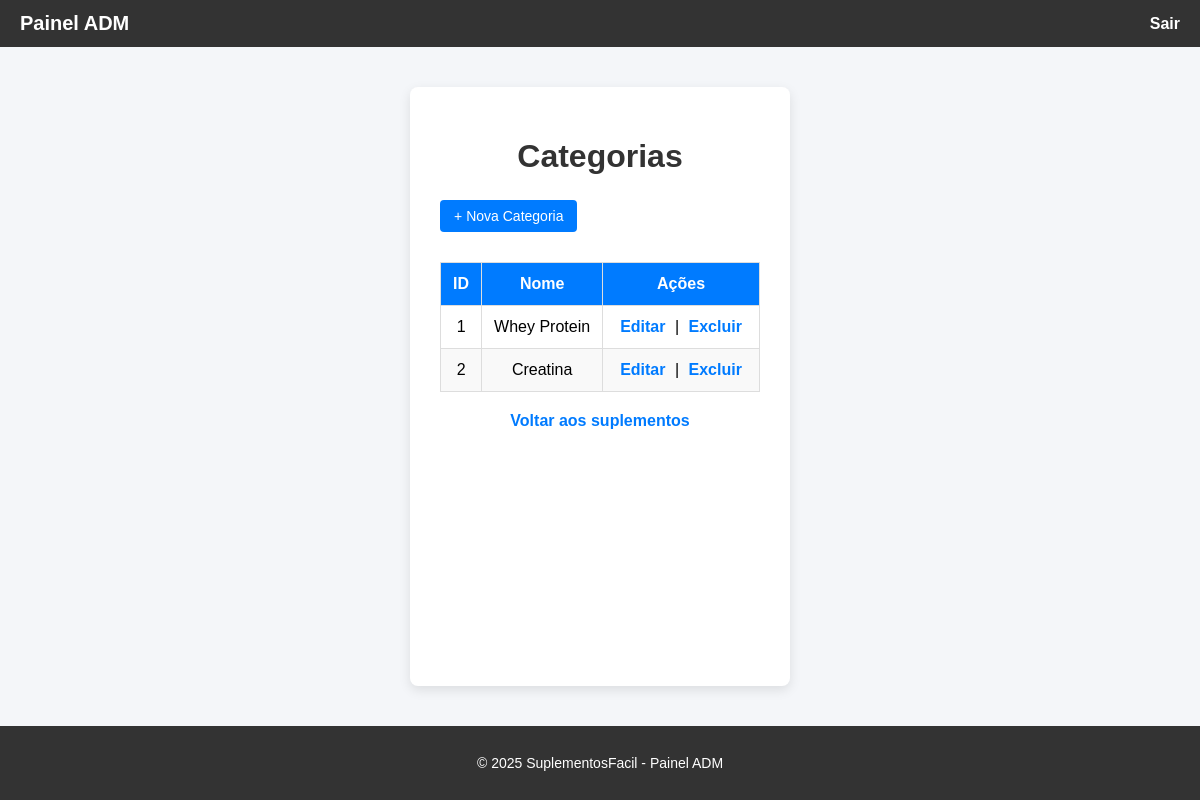
The page /index.php?controller=categoria&action=listar (signed in) on the database its author committed.
### tables this page shows
CREATE TABLE `categoria` (
  `id` int(11) NOT NULL,
  `nome` varchar(100) NOT NULL
);

### app/controllers/CategoriaController.php (called while the page is built, shortened)
<?php
require_once __DIR__ . '/../dao/CategoriaDAO.php';
require_once __DIR__ . '/../models/Categoria.php';
class CategoriaController {
    private $dao;
    public function __construct(){
        $this->dao = new CategoriaDAO();
    }
    public function listar(){
        $lista = $this->dao->listarTodos();
        require __DIR__ . '/../views/categorias/listar.php';
    }
}

### config/banco.php (called while the page is built)
<?php
function getConnection() {
    try {
        $conexao = new PDO("mysql:host=localhost;dbname=suplementosfacil", "root", "");
        $conexao->setAttribute(PDO::ATTR_ERRMODE, PDO::ERRMODE_EXCEPTION);
        return $conexao;
    } catch (PDOException $e) {
        die("Erro: " . $e->getMessage());
    }
}
?>

### app/dao/CategoriaDAO.php (called while the page is built, shortened)
<?php
require_once __DIR__ . '/../../config/banco.php';
require_once __DIR__ . '/../models/Categoria.php';
class CategoriaDAO
{
    private $conexao;
    public function __construct()
    {
        $this->conexao = getConnection();
    }
    public function listarTodos()
    {
        $sql = "SELECT * FROM categoria ORDER BY id ASC";
        $stmt = $this->conexao->query($sql);
        $lista = [];
        while ($row = $stmt->fetch(PDO::FETCH_ASSOC)) {
            $c = new Categoria();
            $c->setId($row['id']);
            $c->setNome($row['nome']);
            $lista[] = $c;
        }
        return $lista;
    }
}

### app/models/Categoria.php (called while the page is built)
<?php
class Categoria
{
    private int $id;
    private string $nome;
    public function getId(){
        return $this->id;
    }
    public function setId(int $id){
        $this->id = $id;
    }
    public function getNome(){
         return $this->nome;
        }
        public function setNome(string $nome){
            $this->nome = $nome;
        }
}
?>

### app/views/categorias/listar.php (the view, shortened to what this page needs)
<!DOCTYPE html>
<html lang="pt-br">
<head>
  <link rel="stylesheet" href="public/css/categoria/listar.css">
</head>
<body>
  <nav class="navbar">
    <div class="logo">Painel ADM</div>
    <div class="logout">
      <a href="index.php?controller=usuario&action=logout">Sair</a>
    </div>
  </nav>
  <div class="container">
    <h1>Categorias</h1>
    <a href="index.php?controller=categoria&action=cadastrarForm" class="new-link">+ Nova Categoria</a>
    <table>
      <thead>
        <tr>
          <th>ID</th>
          <th>Nome</th>
          <th>Ações</th>
        </tr>
      </thead>
      <tbody>
        <?php foreach ($lista as $c): ?>
        <tr>
          <td data-label="ID"><?= htmlspecialchars($c->getId()) ?></td>
          <td data-label="Nome"><?= htmlspecialchars($c->getNome()) ?></td>
          <td data-label="Ações" class="actions">
            <a href="index.php?controller=categoria&action=editarForm&id=<?= $c->getId() ?>">Editar</a> |
            <a href="index.php?controller=categoria&action=deletar&id=<?= $c->getId() ?>"
               onclick="return confirm('Confirma exclusão?')">Excluir</a>
          </td>
        </tr>
        <?php endforeach; ?>
      </tbody>
    </table>
    <a href="index.php?controller=suplemento&action=listar" class="back-link">Voltar aos suplementos</a>
  </div>
  <footer>
    <p>&copy; 2025 SuplementosFacil - Painel ADM</p>
  </footer>
</body>
</html>

### public/css/categoria/listar.css (style rules this page uses)
body { font-family: Arial, sans-serif; background: #f4f6f9; margin: 0; padding: 0; min-height: 100vh; display: flex; flex-direction: column; }
.container { max-width: 900px; margin: 40px auto; background: #fff; padding: 30px; border-radius: 8px; box-shadow: 0 4px 12px rgba(0,0,0,0.1); flex: 1; }
h1 { text-align: center; color: #333; margin-bottom: 25px; }
.new-link { display: inline-block; margin-bottom: 20px; background: #007bff; color: #fff; padding: 8px 14px; border-radius: 4px; text-decoration: none; font-size: 14px; }
table { width: 100%; border-collapse: collapse; margin-top: 10px; }
thead { background: #007bff; color: #fff; }
th, td { border: 1px solid #ddd; padding: 12px; text-align: center; }
tr:nth-child(even) { background: #f9f9f9; }
.actions a { margin: 0 5px; text-decoration: none; font-weight: bold; color: #007bff; }
.back-link { display: block; text-align: center; margin-top: 20px; color: #007bff; text-decoration: none; font-weight: bold; }
.navbar { background: #333; color: #fff; padding: 12px 20px; display: flex; justify-content: space-between; align-items: center; }
.navbar .logo { font-size: 20px; font-weight: bold; }
.navbar .logout a { color: #fff; text-decoration: none; font-weight: bold; }
footer { text-align: center; padding: 15px; background: #333; color: #fff; font-size: 14px; }

### rows shown on the page
categoria: id "1", nome "Whey Protein"
categoria: id "2", nome "Creatina"
